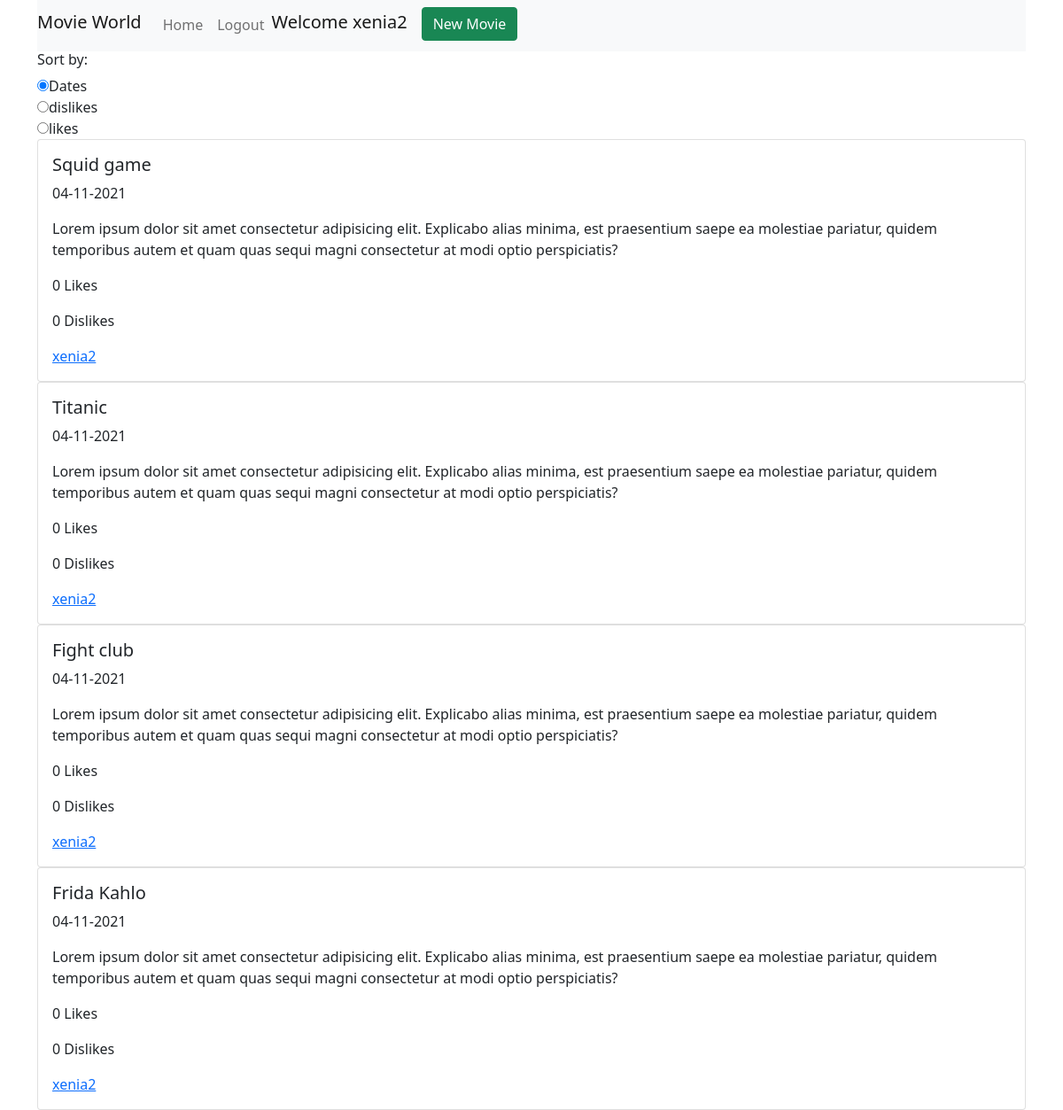
Page /index.php (signed in) on the committed database.
### tables this page shows
CREATE TABLE `movies` (
  `id` int(20) NOT NULL,
  `title` varchar(70) NOT NULL,
  `description` varchar(1000) NOT NULL,
  `user` varchar(25) NOT NULL,
  `publicationdate` date NOT NULL DEFAULT current_timestamp(),
  `likes` int(11) NOT NULL,
  `dislikes` int(11) NOT NULL
);

### moviesview.php (called while the page is built)
<?php
class Moviesview {
    private $con;
    public function __construct($con) {
        $this->con = $con;
    }
    public function moviesItems($con) {
        $query = $this->con->prepare("SELECT * FROM movies ORDER BY id DESC");
        $query->execute();
        return $query;
    }
    }

### index.php (the view, shortened to what this page needs)
<?php
include 'header.php';
include_once 'moviesview.php';
$movieview = new Moviesview($con);
$movie = $movieview->moviesItems($con);
?>
<div class="container">
<form action ='' method='GET'>
  <div class="checkbox">
    <h6>Sort by: </h6>
    <label><input type="radio" name="sortby" value="date" checked>Dates</label>
  </div>
  <div class="checkbox">
    <label><input type="radio" name="sortby" value="dislikes">dislikes</label>
  </div>
  <div class="checkbox disabled">
    <label><input type="radio" name="sortby" value="likes">likes</label>
  </div>
</form>
<?php while ($row = $movie->fetch(PDO::FETCH_ASSOC)): ?>
<div class="card">
  <div class="card-body">
    <h5 class="card-title"><?= $row['title']?></h5>
    <p class="card-text"><?= date('d-m-Y', strtotime($row['publicationdate']))?></p>
    <p class="card-text"><?= $row['description']?></p>
    <p class="card-text"><?= $row['likes']?> Likes</p>
    <p class="card-text"><?= $row['dislikes']?> Dislikes</p>
    <a href="#" class="card-link"><?= $row['user']?></a>
  </div>
</div>
<?php endwhile ?>
</div>
</body>
</html>

### rows in the picture
movies: title "Squid game", publicationdate "04-11-2021", description "Lorem ipsum dolor sit amet consectetur adipisicing elit. Explicabo alias minima, est praesentium saepe ea molestiae pariatur, quidem temporibus autem et quam quas sequi magni consectetur at modi optio perspiciatis?", likes "0", dislikes "0", user "xenia2"
movies: title "Titanic", publicationdate "04-11-2021", description "Lorem ipsum dolor sit amet consectetur adipisicing elit. Explicabo alias minima, est praesentium saepe ea molestiae pariatur, quidem temporibus autem et quam quas sequi magni consectetur at modi optio perspiciatis?", likes "0", dislikes "0", user "xenia2"
movies: title "Fight club", publicationdate "04-11-2021", description "Lorem ipsum dolor sit amet consectetur adipisicing elit. Explicabo alias minima, est praesentium saepe ea molestiae pariatur, quidem temporibus autem et quam quas sequi magni consectetur at modi optio perspiciatis?", likes "0", dislikes "0", user "xenia2"
movies: title "Frida Kahlo", publicationdate "04-11-2021", description "Lorem ipsum dolor sit amet consectetur adipisicing elit. Explicabo alias minima, est praesentium saepe ea molestiae pariatur, quidem temporibus autem et quam quas sequi magni consectetur at modi optio perspiciatis?", likes "0", dislikes "0", user "xenia2"

### other values in the picture
$_SESSION["userLoggedIn"] "xenia2"
